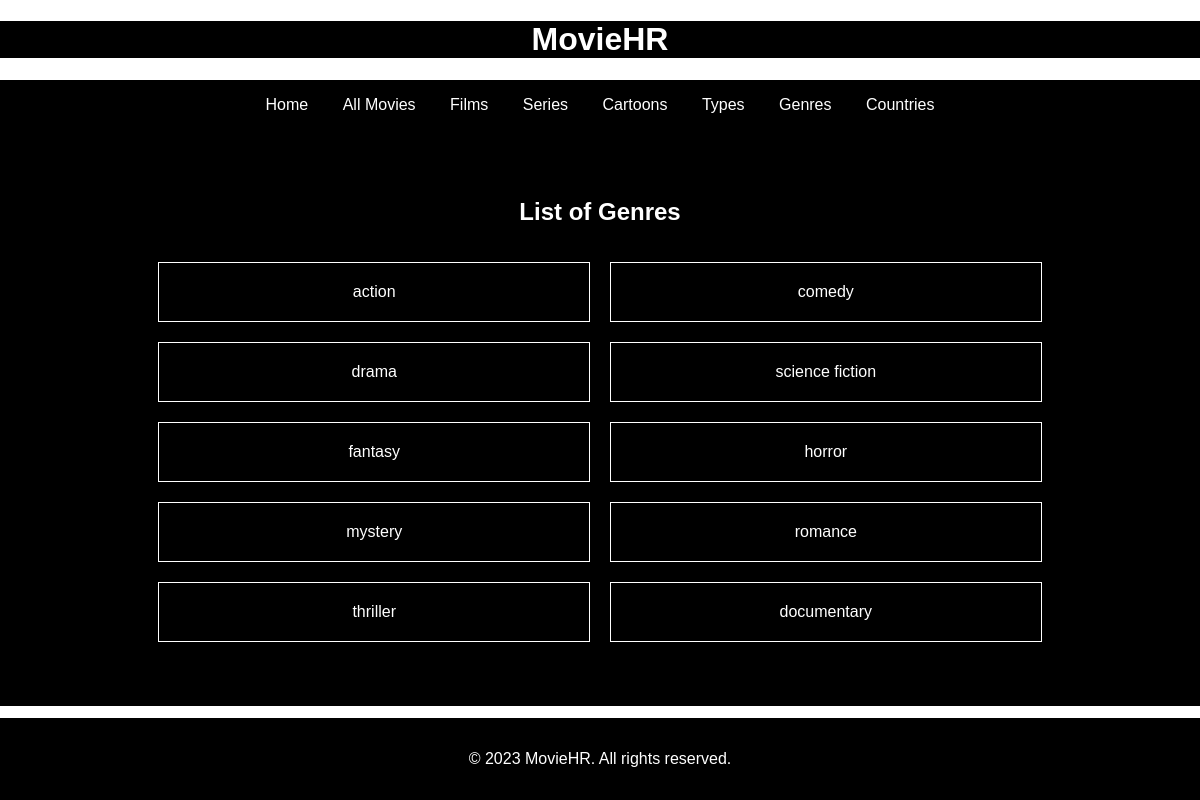
The page /genres/ on the database its author committed.
### filmy/models.py (models this page shows)
class Genre(models.Model):
    name_genre = models.CharField(max_length=100)

### filmy/views.py (the view)
# urls.py: path("genres/",views.genres_list,name="genres"),
def genres_list(request):
    genres_name = Genre.objects.all()
    return render(request, "genres.html", {"genres": genres_name})

### filmy/templates/genres.html (shortened to what this page needs)
<!DOCTYPE html>
<html lang="en">
<head>
</head>
<body>
    <header>
        <h1>MovieHR</h1>
    </header>
    <nav>
        <a href="{% url 'homepage' %}">Home</a>
        <a href="{% url 'allmovies' %}">All Movies</a>
        <a href="{% url 'films' %}">Films</a>
        <a href="{% url 'series' %}">Series</a>
        <a href="{% url 'cartoons' %}">Cartoons</a>
        <a href="{% url 'types' %}">Types</a>
        <a href="{% url 'genres' %}">Genres</a>
        <a href="{% url 'countries' %}">Countries</a>
    </nav>
    <main>
        <h2>List of Genres</h2>
        <ul>
            {% for item in genres %}
                <li>
                    <a href="{% url 'movies_by_genre' genre_name=item.name_genre %}">
                        {{ item.name_genre }}
                    </a>
                </li>
            {% endfor %}
        </ul>
    </main>
    <footer>
        <p>&copy; 2023 MovieHR. All rights reserved.</p>
    </footer>
</body>
</html>

### filmy/templates/genres.html (style rules this page uses)
body { margin: 0; font-family: Arial, sans-serif; overflow: hidden; }
header, nav, main, footer { background-color: black; color: white; text-align: center; }
nav { justify-content: center; padding: 1em 0; }
nav a { color: white; text-decoration: none; margin: 0 15px; }
main { padding: 3em; text-align: center; display: flex; flex-direction: column; align-items: center; }
main a { display: block; color: white; text-decoration: none; }
ul { list-style: none; padding: 1em; display: grid; grid-template-columns: repeat(2, 1fr); gap: 20px; justify-content: center; width: 80%; margin: 0 auto; }
li { text-align: center; border: 1px solid white; padding: 20px; }
footer { padding: 1em 0; position: fixed; bottom: 0; width: 100%; }

### rows shown on the page
Genre: name_genre "action"
Genre: name_genre "comedy"
Genre: name_genre "drama"
Genre: name_genre "science fiction"
Genre: name_genre "fantasy"
Genre: name_genre "horror"
Genre: name_genre "mystery"
Genre: name_genre "romance"
Genre: name_genre "thriller"
Genre: name_genre "documentary"
